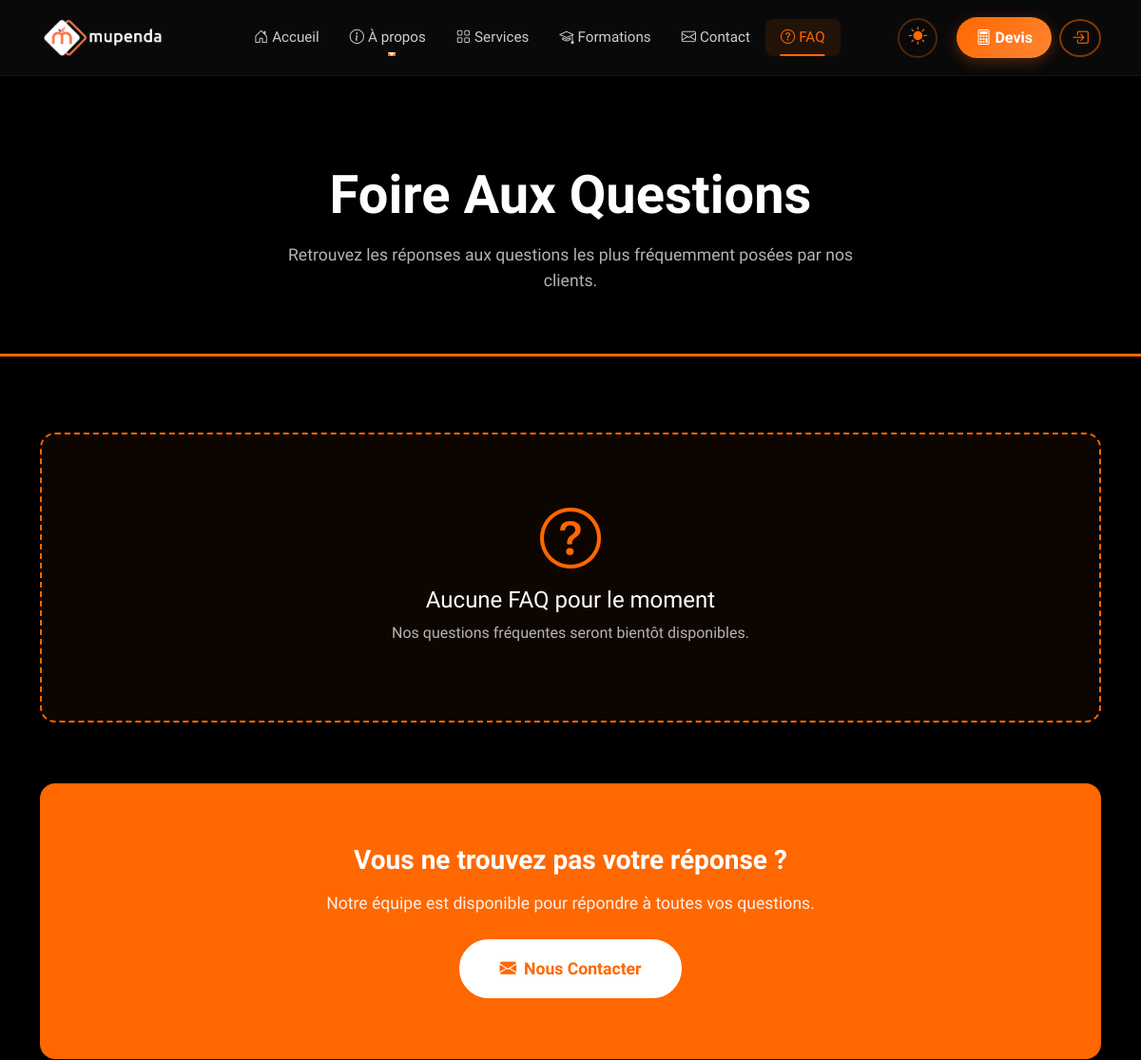
/faq/ (upper part), run on an earlier commit of the app's database.
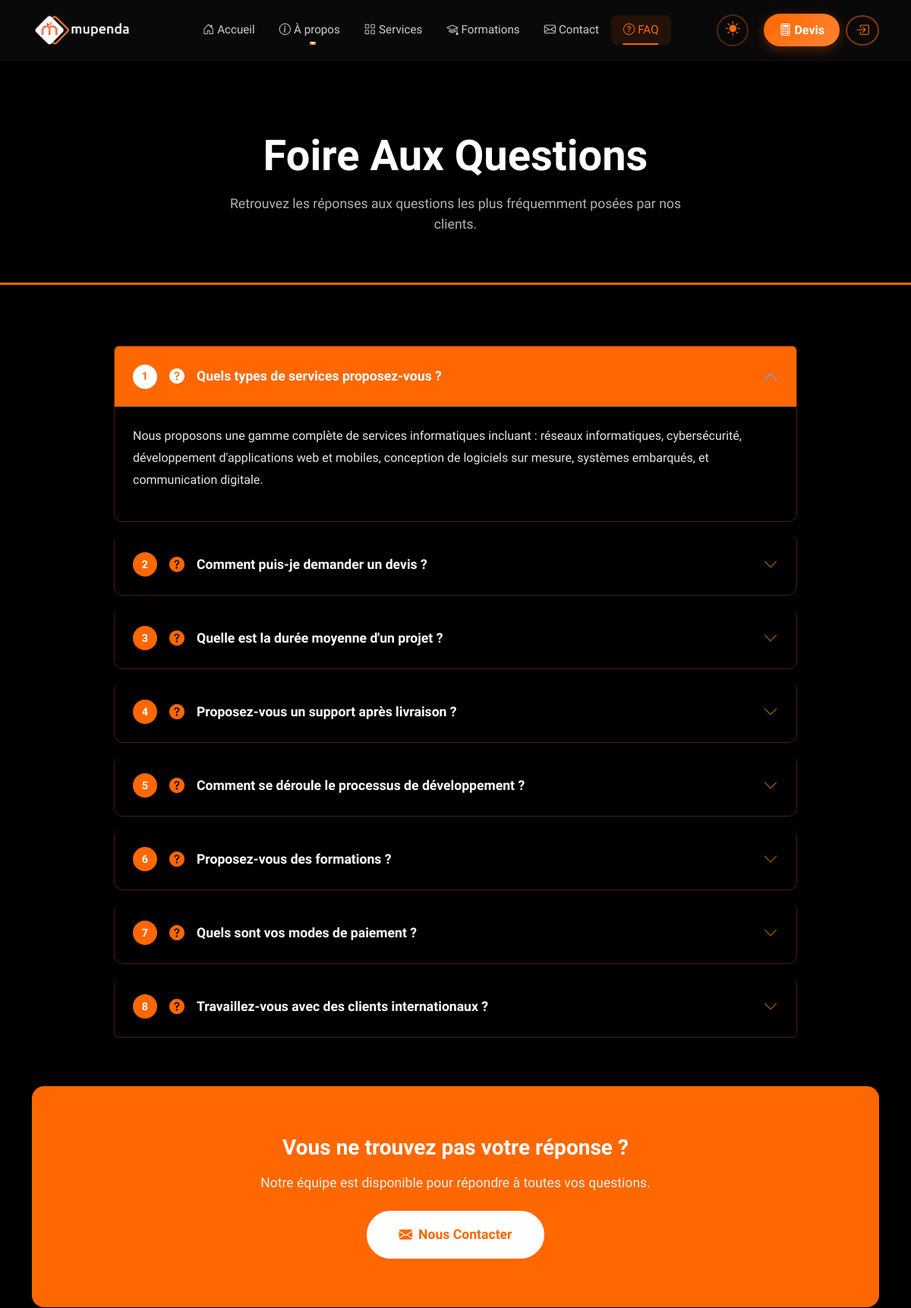
And on a later commit of the database.
### MupendaApp/models.py (models this page shows, shortened)
class FAQ(models.Model):
    question = models.CharField(max_length=500)
    reponse = CKEditor5Field()
    categorie = models.ForeignKey(Category, on_delete=models.CASCADE, null=True, blank=True, related_name='faqs')
    ordre_affichage = models.IntegerField(default=0, help_text="Ordre d'affichage (0 = premier)")
    est_active = models.BooleanField(default=True)
    created_on = models.DateTimeField(auto_now_add=True)
    update_on = models.DateTimeField(auto_now=True)
    class Meta:
        ordering = ['ordre_affichage', 'question']
        verbose_name = "FAQ"
        verbose_name_plural = "FAQs"

### MupendaApp/views.py (the view)
# urls.py: path('faq/', views.faq, name="faq"),
def faq(request):
    faqs = FAQ.objects.filter(est_active=True).order_by('ordre_affichage')
    return render(request, "faq.html", {'faqs': faqs})

### MupendaApp/context_processors.py (called while the page is built)
def site_contact(request):
    try:
        contact = SiteContact.objects.filter(est_actif=True).first()
    except:
        contact = None
    return {
        'site_contact': contact
    }

### MupendaApp/templates/faq.html (shortened to what this page needs)
{% extends 'base.html' %}
{% load static %}
{% block content %}
<section class="faq-hero">
  <div class="container">
    <h1 class="faq-hero-title">Foire Aux Questions</h1>
    <p class="faq-hero-subtitle">
      Retrouvez les réponses aux questions les plus fréquemment posées par nos clients.
    </p>
  </div>
</section>
<section class="faq-section">
  <div class="container">
    {% if faqs %}
    <div class="accordion faq-accordion" id="faqAccordion">
      {% for faq in faqs %}
      <div class="accordion-item">
        <h2 class="accordion-header">
          <button class="accordion-button {% if not forloop.first %}collapsed{% endif %}" type="button"
                  data-bs-toggle="collapse" data-bs-target="#faq{{ forloop.counter }}">
            <span class="faq-number">{{ forloop.counter }}</span>
            <i class="bi bi-question-circle-fill faq-icon"></i>
            {{ faq.question }}
          </button>
        </h2>
        <div id="faq{{ forloop.counter }}" class="accordion-collapse collapse {% if forloop.first %}show{% endif %}"
             data-bs-parent="#faqAccordion">
          <div class="accordion-body">
            {{ faq.reponse|safe }}
          </div>
        </div>
      </div>
      {% endfor %}
    </div>
    {% else %}
    <div class="empty-faq">
      <i class="bi bi-question-circle"></i>
      <h4>Aucune FAQ pour le moment</h4>
      <p>Nos questions fréquentes seront bientôt disponibles.</p>
    </div>
    {% endif %}
    <div class="contact-banner">
      <h3>Vous ne trouvez pas votre réponse ?</h3>
      <p>Notre équipe est disponible pour répondre à toutes vos questions.</p>
      <a href="{% url 'contact' %}" class="btn-contact">
        <i class="bi bi-envelope-fill"></i>
        Nous Contacter
      </a>
    </div>
  </div>
</section>
{% endblock %}

What changed in the data, as far as the page shows it:
added FAQ: question "Quels types de services proposez-vous ?", reponse "Nous proposons une gamme complète de services informatiques incluant : réseaux informatiques, cybersécurité, développement d'applications web et mobiles, conception de logiciels sur mesure, systèmes embarqués, et communication digitale."
added FAQ: question "Comment puis-je demander un devis ?"
added FAQ: question "Quelle est la durée moyenne d'un projet ?"
added FAQ: question "Proposez-vous un support après livraison ?"
added FAQ: question "Comment se déroule le processus de développement ?"
added FAQ: question "Proposez-vous des formations ?"
added FAQ: question "Quels sont vos modes de paiement ?"
added FAQ: question "Travaillez-vous avec des clients internationaux ?"
Also different on the page:
text no longer shown: "Aucune FAQ pour le moment Nos questions fréquentes seront bientôt disponibles."
